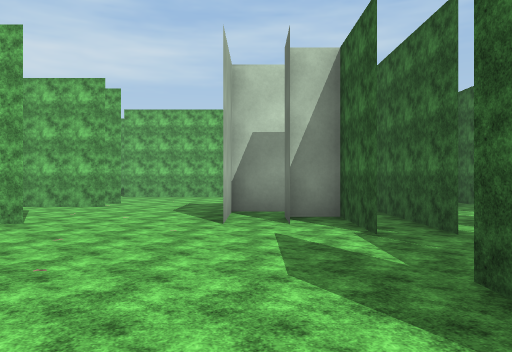
View 1 (above)

24 first-person views from a walk through a 3-D level made in the Unity game engine. The camera is 1.3 m above the floor, looks level and sees 70° across. The floor is counted in squares, 1.8 m on a side. Each view is taken from the middle of a square. On the plan, view 1 faces up. The plan holds only what a view shows up to about 11 squares ahead; the rest is blank. The place goes on beyond the plan. The player character is not drawn. Surface patterns are stand-ins for the level's own textures.

View 2
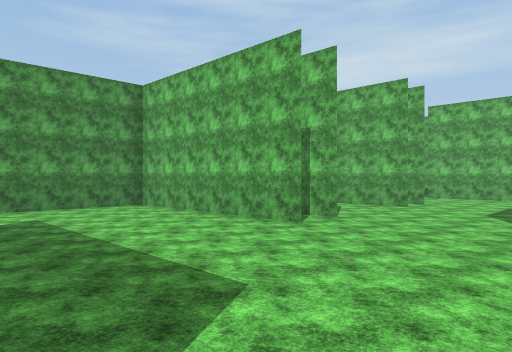

View 3
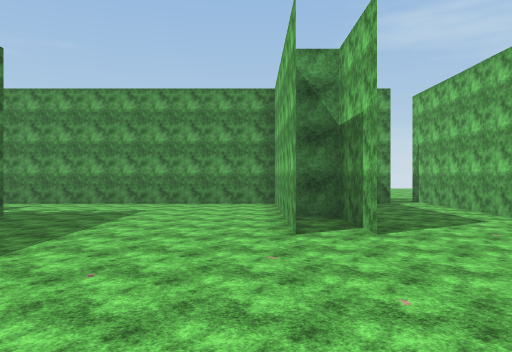

View 4
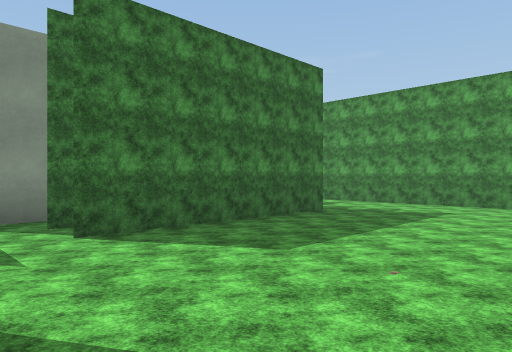

View 5
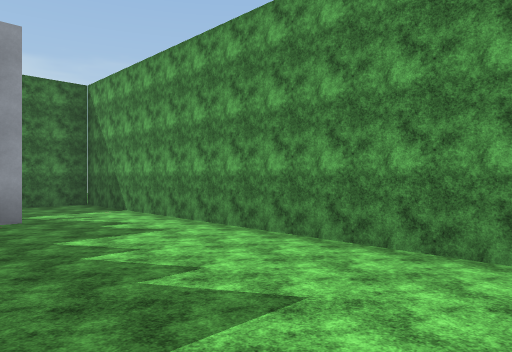

View 6
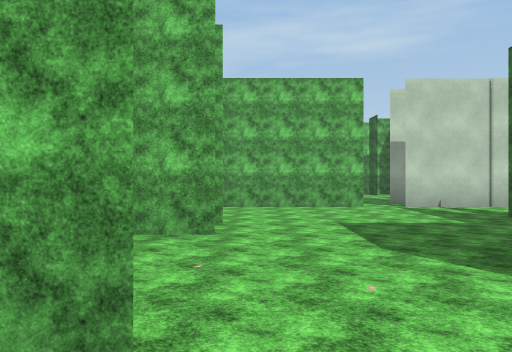

View 7
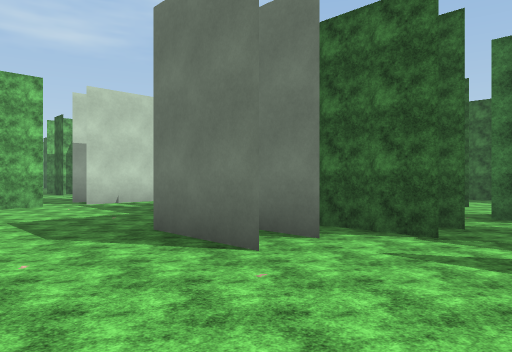

View 8
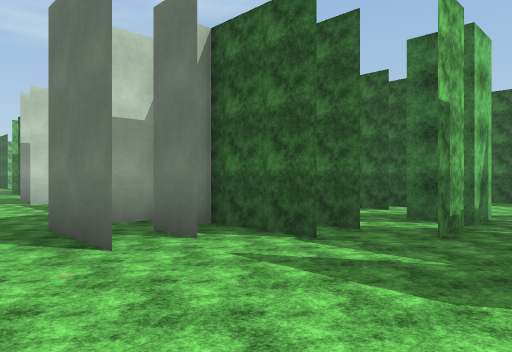

View 9
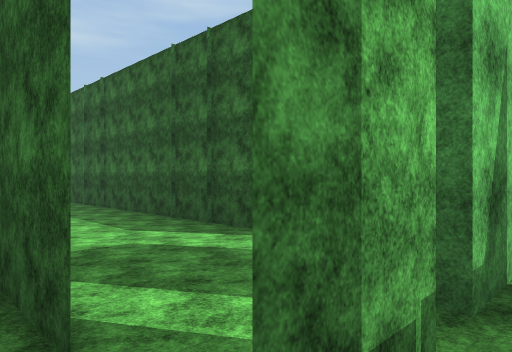

View 10
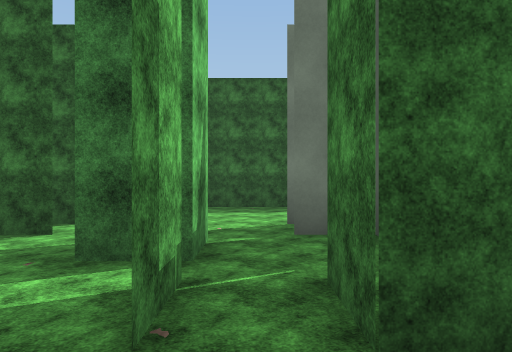

View 11
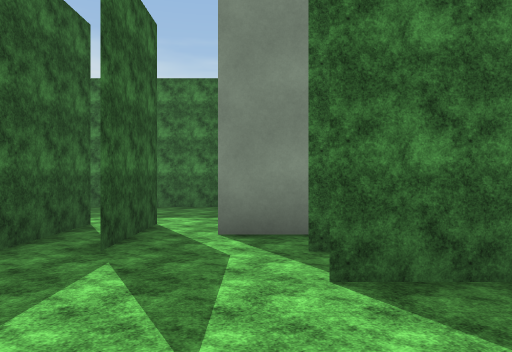

View 12
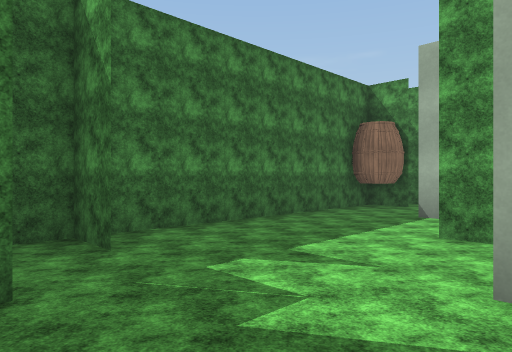

View 13
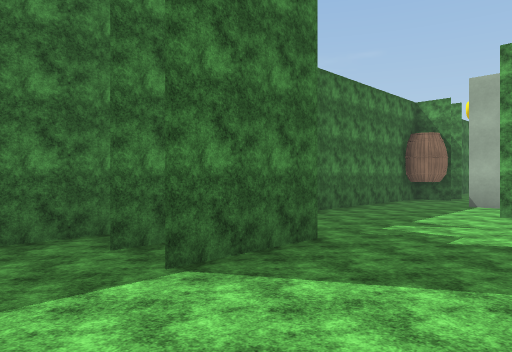

View 14
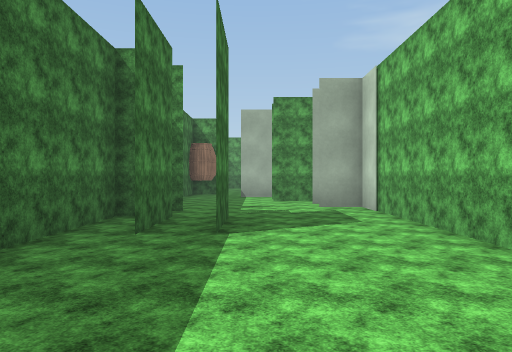

View 15
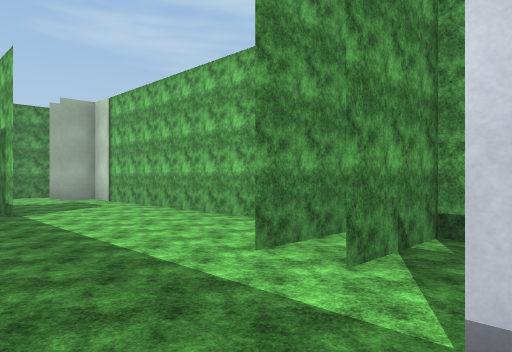

View 16
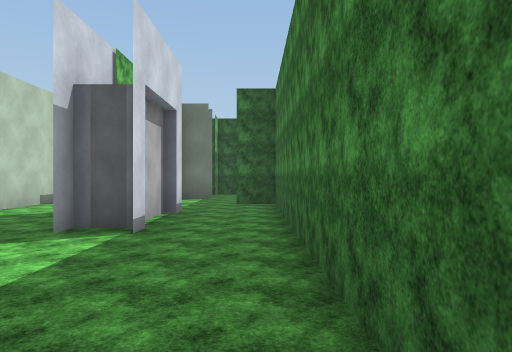

View 17
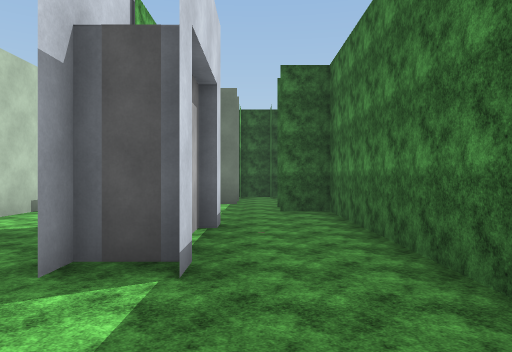

View 18
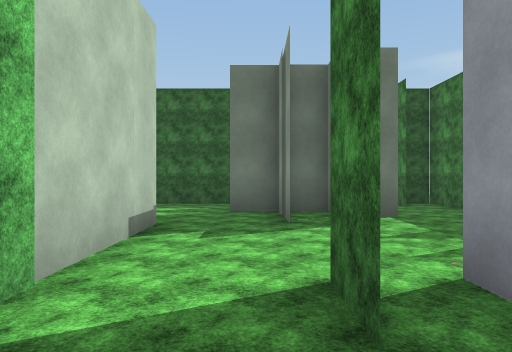

View 19
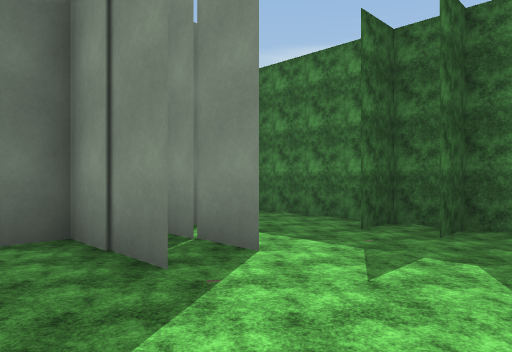

View 20
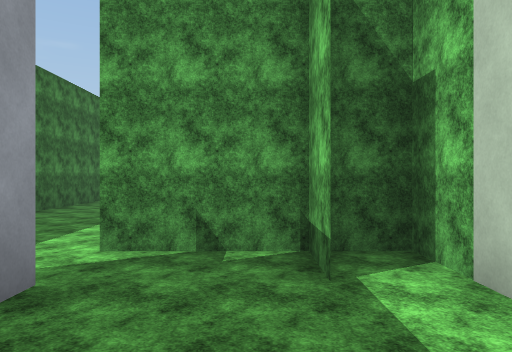

View 21
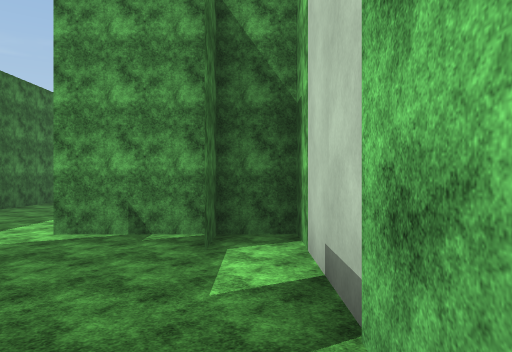

View 22
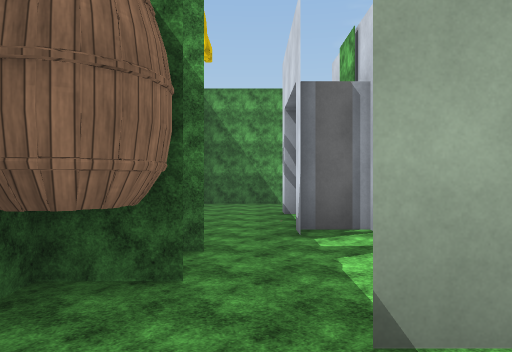

View 23
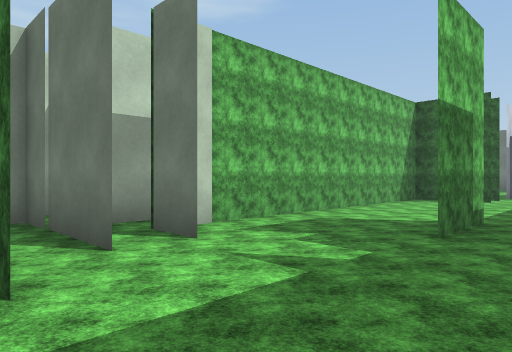

View 24
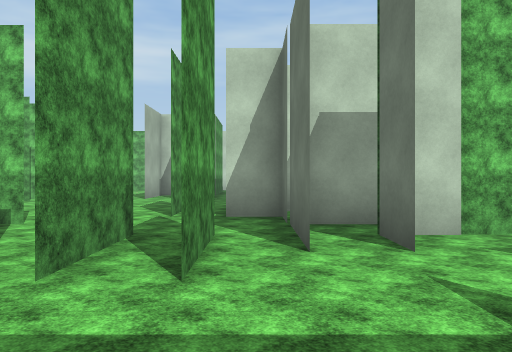

### Floor plan
Key: @ floor where view 1 was taken; # wall or solid block; x gap in a wall; . floor; B barrel; O other object.
Columns run from 9 left of view 1 to 26 right of it. Each row starts with its distance up from view 1.
 15          ..
 14          .#    #
 13      ####.######
 12          ...  .#
 11      .......  .#
 10      ..... # ..#
  9 ######.... # ..#
  8 #   ......## ..#
  7 #........###.. #
  6 #  ......###.. #.. #
  5 ######.... #..x... #
  4 #...  ......#x#... #
  3 #...........O..... #
  2 #......... #.. #   #
  1 #.........######                   #
  0 #...    #@...###        #######....#
 -1 #...#####....############..........#
 -2 #...    ..##.##.......##........##
 -3 #...    ####..........##.......###
 -4 #..#OO..##......##.......#OO...##
 -5 #...............##................##
 -6 #......#B.....##............. #....#
 -7  ##    ############################

Positions as (right, up) in squares from view 1, and headings:
1: (0, 0), facing up
2: (0, 0), facing up-left
3: (1, 4), facing left
4: (1, 4), facing down-left
5: (-5, 3), facing down-left
6: (-3, 4), facing up
7: (-3, 3), facing up-right
8: (-2, 2), facing up-right
9: (2, 3), facing up-right
10: (1, 3), facing right
11: (0, 2), facing down
12: (7, -2), facing down-left
13: (10, -2), facing down-left
14: (13, -4), facing left
15: (16, -6), facing up-left
16: (11, -6), facing right
17: (13, -5), facing right
18: (16, -2), facing right
19: (19, -1), facing down-right
20: (18, -2), facing left
21: (19, -1), facing left
22: (1, -5), facing left
23: (2, -6), facing up-right
24: (3, -6), facing up
